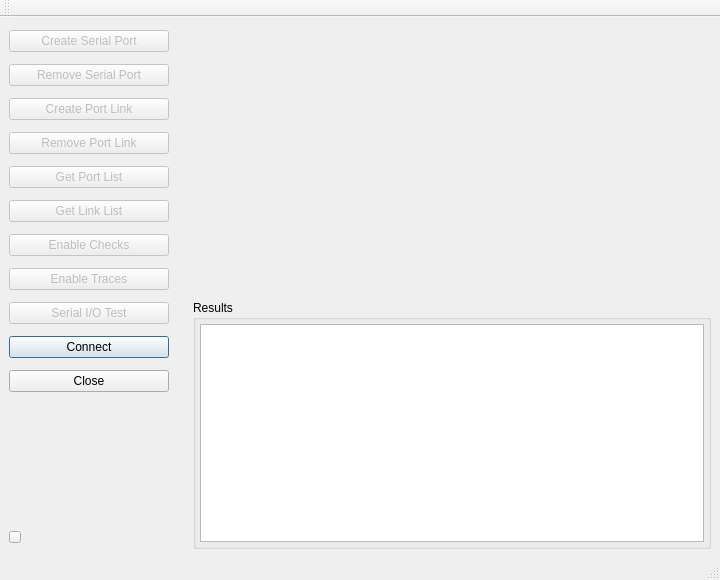
<?xml version="1.0" encoding="UTF-8"?>
<ui version="4.0">
 <class>VSCMainWindow</class>
 <widget class="QMainWindow" name="VSCMainWindow">
  <property name="geometry">
   <rect>
    <x>0</x>
    <y>0</y>
    <width>720</width>
    <height>580</height>
   </rect>
  </property>
  <property name="minimumSize">
   <size>
    <width>720</width>
    <height>580</height>
   </size>
  </property>
  <property name="windowTitle">
   <string>Virtual Serial Port Controller</string>
  </property>
  <property name="windowIcon">
   <iconset>
    <normaloff>:/assets/png/vspclient_7.png</normaloff>:/assets/png/vspclient_7.png</iconset>
  </property>
  <property name="documentMode">
   <bool>true</bool>
  </property>
  <widget class="QWidget" name="centralwidget">
   <layout class="QHBoxLayout" name="horizontalLayout_2" stretch="0,90">
    <property name="spacing">
     <number>12</number>
    </property>
    <item>
     <widget class="QWidget" name="pnlButtons" native="true">
      <property name="sizePolicy">
       <sizepolicy hsizetype="Minimum" vsizetype="Ignored">
        <horstretch>0</horstretch>
        <verstretch>0</verstretch>
       </sizepolicy>
      </property>
      <property name="minimumSize">
       <size>
        <width>160</width>
        <height>0</height>
       </size>
      </property>
      <layout class="QVBoxLayout" name="verticalLayout_2">
       <property name="spacing">
        <number>12</number>
       </property>
       <property name="leftMargin">
        <number>0</number>
       </property>
       <property name="topMargin">
        <number>4</number>
       </property>
       <property name="rightMargin">
        <number>0</number>
       </property>
       <property name="bottomMargin">
        <number>0</number>
       </property>
       <item>
        <widget class="QPushButton" name="btn01SPCreate">
         <property name="enabled">
          <bool>false</bool>
         </property>
         <property name="mouseTracking">
          <bool>true</bool>
         </property>
         <property name="tabletTracking">
          <bool>true</bool>
         </property>
         <property name="text">
          <string>Create Serial Port</string>
         </property>
        </widget>
       </item>
       <item>
        <widget class="QPushButton" name="btn02SPRemove">
         <property name="enabled">
          <bool>false</bool>
         </property>
         <property name="mouseTracking">
          <bool>true</bool>
         </property>
         <property name="tabletTracking">
          <bool>true</bool>
         </property>
         <property name="text">
          <string>Remove Serial Port</string>
         </property>
        </widget>
       </item>
       <item>
        <widget class="QPushButton" name="btn03LKCreate">
         <property name="enabled">
          <bool>false</bool>
         </property>
         <property name="minimumSize">
          <size>
           <width>150</width>
           <height>0</height>
          </size>
         </property>
         <property name="mouseTracking">
          <bool>true</bool>
         </property>
         <property name="tabletTracking">
          <bool>true</bool>
         </property>
         <property name="text">
          <string>Create Port Link</string>
         </property>
        </widget>
       </item>
       <item>
        <widget class="QPushButton" name="btn04LKRemove">
         <property name="enabled">
          <bool>false</bool>
         </property>
         <property name="minimumSize">
          <size>
           <width>150</width>
           <height>0</height>
          </size>
         </property>
         <property name="mouseTracking">
          <bool>true</bool>
         </property>
         <property name="tabletTracking">
          <bool>true</bool>
         </property>
         <property name="text">
          <string>Remove Port Link</string>
         </property>
        </widget>
       </item>
       <item>
        <widget class="QPushButton" name="btn05PortList">
         <property name="enabled">
          <bool>false</bool>
         </property>
         <property name="minimumSize">
          <size>
           <width>150</width>
           <height>0</height>
          </size>
         </property>
         <property name="mouseTracking">
          <bool>true</bool>
         </property>
         <property name="tabletTracking">
          <bool>true</bool>
         </property>
         <property name="text">
          <string>Get Port List</string>
         </property>
        </widget>
       </item>
       <item>
        <widget class="QPushButton" name="btn06LinkList">
         <property name="enabled">
          <bool>false</bool>
         </property>
         <property name="mouseTracking">
          <bool>true</bool>
         </property>
         <property name="tabletTracking">
          <bool>true</bool>
         </property>
         <property name="text">
          <string>Get Link List</string>
         </property>
        </widget>
       </item>
       <item>
        <widget class="QPushButton" name="btn07Checks">
         <property name="enabled">
          <bool>false</bool>
         </property>
         <property name="minimumSize">
          <size>
           <width>150</width>
           <height>0</height>
          </size>
         </property>
         <property name="mouseTracking">
          <bool>true</bool>
         </property>
         <property name="tabletTracking">
          <bool>true</bool>
         </property>
         <property name="text">
          <string>Enable Checks</string>
         </property>
        </widget>
       </item>
       <item>
        <widget class="QPushButton" name="btn08Traces">
         <property name="enabled">
          <bool>false</bool>
         </property>
         <property name="minimumSize">
          <size>
           <width>150</width>
           <height>0</height>
          </size>
         </property>
         <property name="mouseTracking">
          <bool>true</bool>
         </property>
         <property name="tabletTracking">
          <bool>true</bool>
         </property>
         <property name="text">
          <string>Enable Traces</string>
         </property>
        </widget>
       </item>
       <item>
        <widget class="QPushButton" name="btn11SerialIO">
         <property name="enabled">
          <bool>false</bool>
         </property>
         <property name="mouseTracking">
          <bool>true</bool>
         </property>
         <property name="tabletTracking">
          <bool>true</bool>
         </property>
         <property name="text">
          <string>Serial I/O Test</string>
         </property>
        </widget>
       </item>
       <item>
        <widget class="QPushButton" name="btn09Connect">
         <property name="mouseTracking">
          <bool>true</bool>
         </property>
         <property name="tabletTracking">
          <bool>true</bool>
         </property>
         <property name="text">
          <string>Connect</string>
         </property>
         <property name="autoDefault">
          <bool>true</bool>
         </property>
         <property name="default">
          <bool>true</bool>
         </property>
        </widget>
       </item>
       <item>
        <widget class="QPushButton" name="btn10Close">
         <property name="mouseTracking">
          <bool>true</bool>
         </property>
         <property name="tabletTracking">
          <bool>true</bool>
         </property>
         <property name="text">
          <string>Close</string>
         </property>
        </widget>
       </item>
       <item>
        <spacer name="verticalSpacer">
         <property name="orientation">
          <enum>Qt::Orientation::Vertical</enum>
         </property>
         <property name="sizeHint" stdset="0">
          <size>
           <width>20</width>
           <height>40</height>
          </size>
         </property>
        </spacer>
       </item>
       <item>
        <widget class="QWidget" name="widget_2" native="true">
         <property name="sizePolicy">
          <sizepolicy hsizetype="Expanding" vsizetype="Minimum">
           <horstretch>0</horstretch>
           <verstretch>0</verstretch>
          </sizepolicy>
         </property>
         <property name="maximumSize">
          <size>
           <width>16777215</width>
           <height>24</height>
          </size>
         </property>
         <layout class="QHBoxLayout" name="horizontalLayout">
          <property name="spacing">
           <number>24</number>
          </property>
          <property name="leftMargin">
           <number>0</number>
          </property>
          <property name="topMargin">
           <number>0</number>
          </property>
          <property name="rightMargin">
           <number>0</number>
          </property>
          <property name="bottomMargin">
           <number>0</number>
          </property>
          <item>
           <widget class="QToolButton" name="toolButton">
            <property name="maximumSize">
             <size>
              <width>12</width>
              <height>12</height>
             </size>
            </property>
            <property name="focusPolicy">
             <enum>Qt::FocusPolicy::NoFocus</enum>
            </property>
            <property name="text">
             <string/>
            </property>
            <property name="popupMode">
             <enum>QToolButton::ToolButtonPopupMode::DelayedPopup</enum>
            </property>
            <property name="toolButtonStyle">
             <enum>Qt::ToolButtonStyle::ToolButtonIconOnly</enum>
            </property>
           </widget>
          </item>
          <item>
           <spacer name="horizontalSpacer">
            <property name="orientation">
             <enum>Qt::Orientation::Horizontal</enum>
            </property>
            <property name="sizeType">
             <enum>QSizePolicy::Policy::Expanding</enum>
            </property>
            <property name="sizeHint" stdset="0">
             <size>
              <width>14</width>
              <height>111</height>
             </size>
            </property>
           </spacer>
          </item>
         </layout>
        </widget>
       </item>
      </layout>
     </widget>
    </item>
    <item>
     <widget class="QWidget" name="pnlContent" native="true">
      <property name="sizePolicy">
       <sizepolicy hsizetype="Expanding" vsizetype="Expanding">
        <horstretch>0</horstretch>
        <verstretch>0</verstretch>
       </sizepolicy>
      </property>
      <layout class="QVBoxLayout" name="verticalLayout_3">
       <property name="spacing">
        <number>24</number>
       </property>
       <property name="leftMargin">
        <number>12</number>
       </property>
       <property name="topMargin">
        <number>0</number>
       </property>
       <property name="rightMargin">
        <number>0</number>
       </property>
       <property name="bottomMargin">
        <number>0</number>
       </property>
       <item>
        <widget class="QWidget" name="pnlPages" native="true">
         <property name="sizePolicy">
          <sizepolicy hsizetype="Expanding" vsizetype="Minimum">
           <horstretch>0</horstretch>
           <verstretch>0</verstretch>
          </sizepolicy>
         </property>
         <layout class="QVBoxLayout" name="verticalLayout_4">
          <property name="spacing">
           <number>0</number>
          </property>
          <property name="leftMargin">
           <number>0</number>
          </property>
          <property name="topMargin">
           <number>0</number>
          </property>
          <property name="rightMargin">
           <number>0</number>
          </property>
          <property name="bottomMargin">
           <number>0</number>
          </property>
          <item>
           <widget class="QStackedWidget" name="stackedWidget">
            <property name="mouseTracking">
             <bool>true</bool>
            </property>
            <property name="tabletTracking">
             <bool>true</bool>
            </property>
            <property name="frameShape">
             <enum>QFrame::Shape::NoFrame</enum>
            </property>
            <property name="currentIndex">
             <number>0</number>
            </property>
            <widget class="PGSPCreate" name="pg01SPCreate"/>
            <widget class="PGSPRemove" name="pg02SPRemove"/>
            <widget class="PGLKCreate" name="pg03LKCreate"/>
            <widget class="PGLKRemove" name="pg04LKRemove"/>
            <widget class="PGPortList" name="pg05PortList"/>
            <widget class="PGLinkList" name="pg06LinkList"/>
            <widget class="PGChecks" name="pg07Checks"/>
            <widget class="PGTrace" name="pg08Traces"/>
            <widget class="PGConnect" name="pg09Connect"/>
           </widget>
          </item>
         </layout>
        </widget>
       </item>
       <item>
        <widget class="QGroupBox" name="groupBox">
         <property name="title">
          <string>Results</string>
         </property>
         <layout class="QVBoxLayout" name="verticalLayout">
          <property name="spacing">
           <number>0</number>
          </property>
          <property name="sizeConstraint">
           <enum>QLayout::SizeConstraint::SetDefaultConstraint</enum>
          </property>
          <property name="leftMargin">
           <number>4</number>
          </property>
          <property name="topMargin">
           <number>4</number>
          </property>
          <property name="rightMargin">
           <number>4</number>
          </property>
          <property name="bottomMargin">
           <number>4</number>
          </property>
          <item>
           <widget class="QTextBrowser" name="textBrowser">
            <property name="font">
             <font>
              <family>Menlo</family>
              <bold>true</bold>
             </font>
            </property>
            <property name="mouseTracking">
             <bool>false</bool>
            </property>
            <property name="focusPolicy">
             <enum>Qt::FocusPolicy::NoFocus</enum>
            </property>
            <property name="autoFormatting">
             <set>QTextEdit::AutoFormattingFlag::AutoNone</set>
            </property>
            <property name="tabChangesFocus">
             <bool>true</bool>
            </property>
            <property name="lineWrapMode">
             <enum>QTextEdit::LineWrapMode::NoWrap</enum>
            </property>
            <property name="openExternalLinks">
             <bool>true</bool>
            </property>
            <property name="openLinks">
             <bool>true</bool>
            </property>
           </widget>
          </item>
         </layout>
        </widget>
       </item>
      </layout>
     </widget>
    </item>
   </layout>
  </widget>
  <widget class="QMenuBar" name="menubar">
   <property name="geometry">
    <rect>
     <x>0</x>
     <y>0</y>
     <width>720</width>
     <height>37</height>
    </rect>
   </property>
  </widget>
  <widget class="QToolBar" name="toolBar">
   <property name="windowTitle">
    <string>toolBar</string>
   </property>
   <attribute name="toolBarArea">
    <enum>TopToolBarArea</enum>
   </attribute>
   <attribute name="toolBarBreak">
    <bool>false</bool>
   </attribute>
  </widget>
  <widget class="QStatusBar" name="statusBar"/>
 </widget>
 <customwidgets>
  <customwidget>
   <class>PGSPCreate</class>
   <extends>QWidget</extends>
   <header>pgspcreate.h</header>
   <container>1</container>
  </customwidget>
  <customwidget>
   <class>PGSPRemove</class>
   <extends>QWidget</extends>
   <header>pgspremove.h</header>
   <container>1</container>
  </customwidget>
  <customwidget>
   <class>PGLKCreate</class>
   <extends>QWidget</extends>
   <header>pglkcreate.h</header>
   <container>1</container>
  </customwidget>
  <customwidget>
   <class>PGLKRemove</class>
   <extends>QWidget</extends>
   <header>pglkremove.h</header>
   <container>1</container>
  </customwidget>
  <customwidget>
   <class>PGChecks</class>
   <extends>QWidget</extends>
   <header>pgchecks.h</header>
   <container>1</container>
  </customwidget>
  <customwidget>
   <class>PGTrace</class>
   <extends>QWidget</extends>
   <header>pgtrace.h</header>
   <container>1</container>
  </customwidget>
  <customwidget>
   <class>PGPortList</class>
   <extends>QWidget</extends>
   <header>pgportlist.h</header>
   <container>1</container>
  </customwidget>
  <customwidget>
   <class>PGLinkList</class>
   <extends>QWidget</extends>
   <header>pglinklist.h</header>
   <container>1</container>
  </customwidget>
  <customwidget>
   <class>PGConnect</class>
   <extends>QWidget</extends>
   <header>pgconnect.h</header>
   <container>1</container>
  </customwidget>
 </customwidgets>
 <tabstops>
  <tabstop>btn01SPCreate</tabstop>
  <tabstop>btn02SPRemove</tabstop>
  <tabstop>btn03LKCreate</tabstop>
  <tabstop>btn04LKRemove</tabstop>
  <tabstop>btn05PortList</tabstop>
  <tabstop>btn06LinkList</tabstop>
  <tabstop>btn07Checks</tabstop>
  <tabstop>btn08Traces</tabstop>
  <tabstop>btn11SerialIO</tabstop>
  <tabstop>btn09Connect</tabstop>
  <tabstop>btn10Close</tabstop>
  <tabstop>toolButton</tabstop>
  <tabstop>textBrowser</tabstop>
 </tabstops>
 <resources/>
 <connections>
  <connection>
   <sender>btn10Close</sender>
   <signal>clicked()</signal>
   <receiver>VSCMainWindow</receiver>
   <slot>close()</slot>
   <hints>
    <hint type="sourcelabel">
     <x>86</x>
     <y>365</y>
    </hint>
    <hint type="destinationlabel">
     <x>301</x>
     <y>246</y>
    </hint>
   </hints>
  </connection>
 </connections>
</ui>
